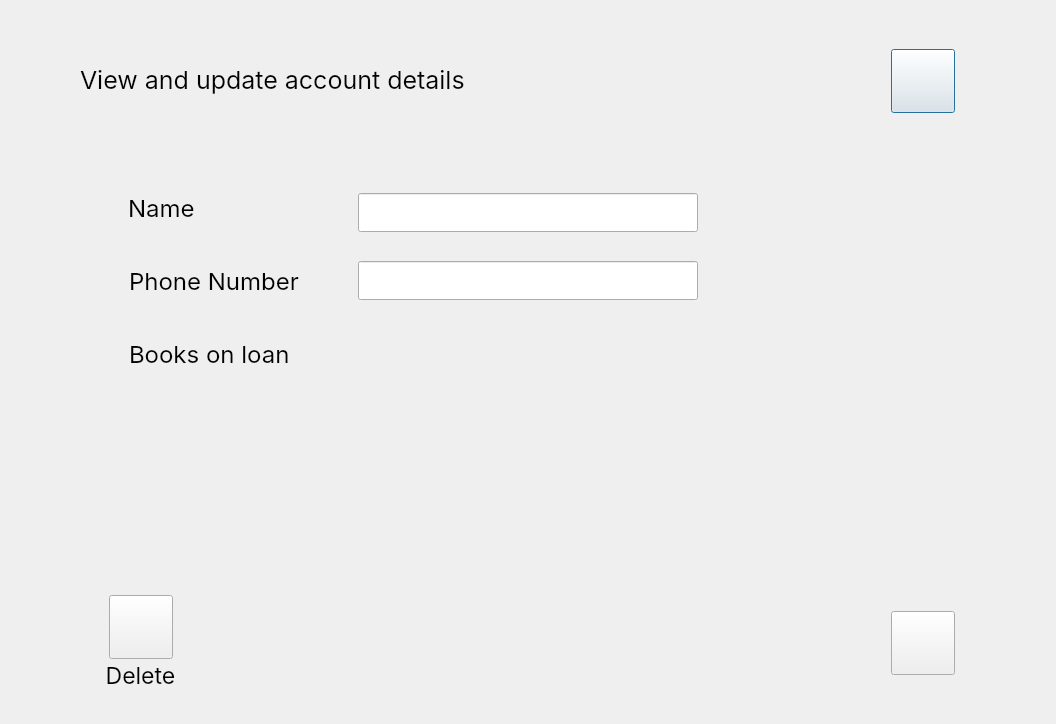
<?xml version="1.0" encoding="UTF-8"?>
<ui version="4.0">
 <class>ViewAccount</class>
 <widget class="QDialog" name="ViewAccount">
  <property name="geometry">
   <rect>
    <x>0</x>
    <y>0</y>
    <width>1056</width>
    <height>724</height>
   </rect>
  </property>
  <property name="windowTitle">
   <string>Dialog</string>
  </property>
  <widget class="QLabel" name="welcomeLabel">
   <property name="geometry">
    <rect>
     <x>80</x>
     <y>64</y>
     <width>415</width>
     <height>34</height>
    </rect>
   </property>
   <property name="font">
    <font>
     <family>Inter</family>
     <pointsize>19</pointsize>
    </font>
   </property>
   <property name="text">
    <string>View and update account details</string>
   </property>
   <property name="alignment">
    <set>Qt::AlignLeading|Qt::AlignLeft|Qt::AlignTop</set>
   </property>
   <property name="wordWrap">
    <bool>true</bool>
   </property>
  </widget>
  <widget class="QPushButton" name="quitButton">
   <property name="geometry">
    <rect>
     <x>891</x>
     <y>49</y>
     <width>64</width>
     <height>64</height>
    </rect>
   </property>
   <property name="text">
    <string/>
   </property>
   <property name="icon">
    <iconset resource="resources.qrc">
     <normaloff>:/images/images/icons8-return-64.png</normaloff>
     <normalon>:/images/images/icons8-return-64.png</normalon>:/images/images/icons8-return-64.png</iconset>
   </property>
   <property name="iconSize">
    <size>
     <width>64</width>
     <height>64</height>
    </size>
   </property>
  </widget>
  <widget class="QLineEdit" name="nameLineEdit">
   <property name="geometry">
    <rect>
     <x>358</x>
     <y>193</y>
     <width>340</width>
     <height>39</height>
    </rect>
   </property>
   <property name="sizePolicy">
    <sizepolicy hsizetype="Ignored" vsizetype="Fixed">
     <horstretch>0</horstretch>
     <verstretch>0</verstretch>
    </sizepolicy>
   </property>
   <property name="font">
    <font>
     <family>Inter</family>
     <pointsize>19</pointsize>
    </font>
   </property>
   <property name="focusPolicy">
    <enum>Qt::NoFocus</enum>
   </property>
   <property name="text">
    <string/>
   </property>
   <property name="alignment">
    <set>Qt::AlignLeading|Qt::AlignLeft|Qt::AlignVCenter</set>
   </property>
  </widget>
  <widget class="QLabel" name="nameLabel">
   <property name="geometry">
    <rect>
     <x>128</x>
     <y>193</y>
     <width>121</width>
     <height>29</height>
    </rect>
   </property>
   <property name="font">
    <font>
     <family>Inter</family>
     <pointsize>18</pointsize>
    </font>
   </property>
   <property name="text">
    <string>Name</string>
   </property>
   <property name="alignment">
    <set>Qt::AlignLeading|Qt::AlignLeft|Qt::AlignVCenter</set>
   </property>
   <property name="wordWrap">
    <bool>true</bool>
   </property>
  </widget>
  <widget class="QPushButton" name="deleteUserButton">
   <property name="geometry">
    <rect>
     <x>109</x>
     <y>595</y>
     <width>64</width>
     <height>64</height>
    </rect>
   </property>
   <property name="font">
    <font>
     <family>Segoe UI Historic</family>
    </font>
   </property>
   <property name="text">
    <string/>
   </property>
   <property name="icon">
    <iconset resource="resources.qrc">
     <normaloff>:/images/images/icons8-remove-user-female-64.png</normaloff>:/images/images/icons8-remove-user-female-64.png</iconset>
   </property>
   <property name="iconSize">
    <size>
     <width>64</width>
     <height>64</height>
    </size>
   </property>
  </widget>
  <widget class="QLabel" name="deleteUserLabel">
   <property name="geometry">
    <rect>
     <x>80</x>
     <y>661</y>
     <width>121</width>
     <height>29</height>
    </rect>
   </property>
   <property name="font">
    <font>
     <family>Inter</family>
     <pointsize>17</pointsize>
    </font>
   </property>
   <property name="text">
    <string>Delete</string>
   </property>
   <property name="alignment">
    <set>Qt::AlignCenter</set>
   </property>
   <property name="wordWrap">
    <bool>true</bool>
   </property>
  </widget>
  <widget class="QLineEdit" name="phoneLineEdit">
   <property name="geometry">
    <rect>
     <x>358</x>
     <y>261</y>
     <width>340</width>
     <height>39</height>
    </rect>
   </property>
   <property name="sizePolicy">
    <sizepolicy hsizetype="Ignored" vsizetype="Fixed">
     <horstretch>0</horstretch>
     <verstretch>0</verstretch>
    </sizepolicy>
   </property>
   <property name="font">
    <font>
     <family>Inter</family>
     <pointsize>19</pointsize>
    </font>
   </property>
   <property name="focusPolicy">
    <enum>Qt::NoFocus</enum>
   </property>
   <property name="text">
    <string/>
   </property>
   <property name="alignment">
    <set>Qt::AlignLeading|Qt::AlignLeft|Qt::AlignVCenter</set>
   </property>
  </widget>
  <widget class="QLabel" name="phoneLabel">
   <property name="geometry">
    <rect>
     <x>129</x>
     <y>266</y>
     <width>194</width>
     <height>29</height>
    </rect>
   </property>
   <property name="font">
    <font>
     <family>Inter</family>
     <pointsize>18</pointsize>
    </font>
   </property>
   <property name="text">
    <string>Phone Number</string>
   </property>
   <property name="alignment">
    <set>Qt::AlignLeading|Qt::AlignLeft|Qt::AlignVCenter</set>
   </property>
   <property name="wordWrap">
    <bool>true</bool>
   </property>
  </widget>
  <widget class="QLabel" name="booksLoanedLabel">
   <property name="geometry">
    <rect>
     <x>129</x>
     <y>339</y>
     <width>194</width>
     <height>29</height>
    </rect>
   </property>
   <property name="font">
    <font>
     <family>Inter</family>
     <pointsize>18</pointsize>
    </font>
   </property>
   <property name="text">
    <string>Books on loan</string>
   </property>
   <property name="alignment">
    <set>Qt::AlignLeading|Qt::AlignLeft|Qt::AlignVCenter</set>
   </property>
   <property name="wordWrap">
    <bool>true</bool>
   </property>
  </widget>
  <widget class="QWidget" name="horizontalLayoutWidget">
   <property name="geometry">
    <rect>
     <x>360</x>
     <y>350</y>
     <width>471</width>
     <height>80</height>
    </rect>
   </property>
   <layout class="QHBoxLayout" name="horizontalLayout"/>
  </widget>
  <widget class="QPushButton" name="saveAccountButton">
   <property name="geometry">
    <rect>
     <x>891</x>
     <y>611</y>
     <width>64</width>
     <height>64</height>
    </rect>
   </property>
   <property name="font">
    <font>
     <family>Segoe UI Historic</family>
    </font>
   </property>
   <property name="text">
    <string/>
   </property>
   <property name="icon">
    <iconset resource="resources.qrc">
     <normaloff>:/images/images/icons8-save-close-64.png</normaloff>:/images/images/icons8-save-close-64.png</iconset>
   </property>
   <property name="iconSize">
    <size>
     <width>64</width>
     <height>64</height>
    </size>
   </property>
  </widget>
 </widget>
 <resources>
  <include location="resources.qrc"/>
 </resources>
 <connections/>
</ui>
